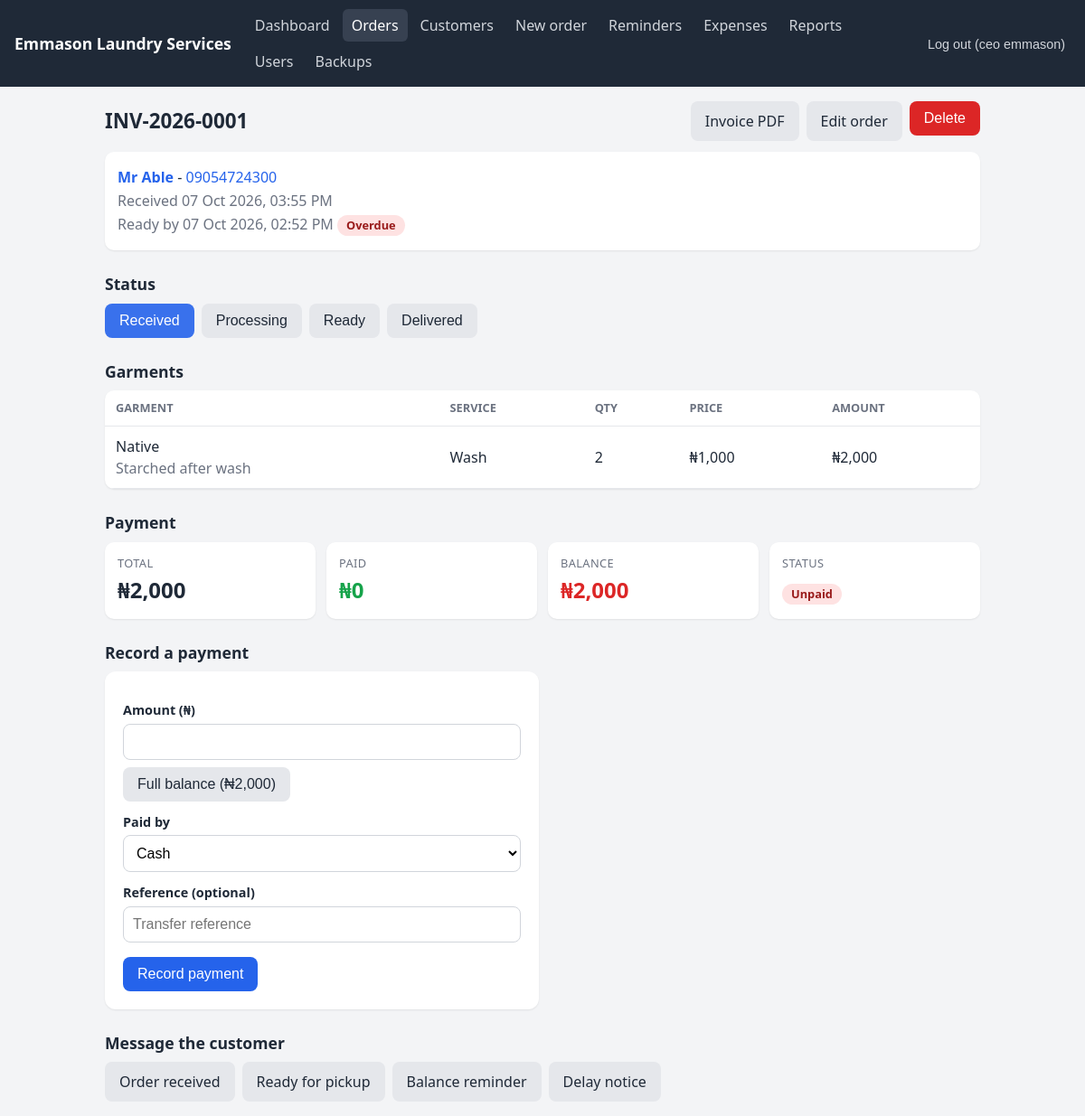
Page /app/orders/1 (signed in) on the committed database.
### app/models.py (models this page shows, shortened)
class User(Base):
     __tablename__ = "users"
     id = Column(Integer, primary_key=True)
     username = Column(String, unique=True, nullable=False)
     full_name = Column(String, nullable=False)
     password_hash = Column(String, nullable=False)
     role = Column(String, default="staff")        # admin or staff
     is_active = Column(Boolean, default=True)
     created_at = Column(DateTime, default=datetime.utcnow)

class Invoice(Base):
    __tablename__ = "invoices"
    id = Column(Integer, primary_key=True)
    order_id = Column(Integer, ForeignKey("orders.id"), unique=True, nullable=False)
    invoice_number = Column(String, unique=True, nullable=False)
    total = Column(Integer, nullable=False)       # naira
    created_at = Column(DateTime, default=datetime.utcnow)
    order = relationship("Order", back_populates="invoice")
    payments = relationship("Payment", back_populates="invoice", cascade="all, delete-orphan")

class Customer(Base):
    __tablename__ = "customers"
    id = Column(Integer, primary_key=True)
    name = Column(String, nullable=False)
    phone = Column(String, unique=True, nullable=False)
    address = Column(String)
    created_at = Column(DateTime, default=datetime.utcnow)
    orders = relationship("Order", back_populates="customer")

class Order(Base):
    __tablename__ = "orders"
    id = Column(Integer, primary_key=True)
    customer_id = Column(Integer, ForeignKey("customers.id"), nullable=False)
    status = Column(String, default="received")  # received, processing, ready, delivered
    due_date = Column(DateTime)
    created_at = Column(DateTime, default=datetime.utcnow)
    customer = relationship("Customer", back_populates="orders")
    items = relationship("OrderItem", back_populates="order", cascade="all, delete-orphan")
    invoice = relationship("Invoice", back_populates="order", uselist=False)

class OrderItem(Base):
    __tablename__ = "order_items"
    id = Column(Integer, primary_key=True)
    order_id = Column(Integer, ForeignKey("orders.id"), nullable=False)
    garment = Column(String, nullable=False)      # e.g. "Shirt", "Duvet", "Agbada"
    service = Column(String, nullable=False)      # wash, iron, wash_iron, dry_clean
    quantity = Column(Integer, default=1)
    unit_price = Column(Integer, nullable=False)  # naira
    notes = Column(String)                        # e.g. "stain on collar"
    order = relationship("Order", back_populates="items")

### app/routers/web_orders.py (the view)
@router.get("/app/orders/{order_id:int}")
def order_detail(request: Request, order_id: int, msg: str = "",
                 user=Depends(web_user), db: Session = Depends(get_db)):
    order = db.get(models.Order, order_id)
    if not order:
        raise HTTPException(404, "Order not found")
    return order_page(request, user, order, message=MESSAGES.get(msg))

### app/templates/order_detail.html (shortened to what this page needs)
{% extends "base.html" %}
{% block content %}
<div class="page-head">
  <h1>{{ invoice.invoice_number if invoice else "Order " ~ order.id }}</h1>
  <div class="actions" style="margin-top:0">
    {% if invoice %}
    <a class="btn secondary" href="/invoices/{{ invoice.invoice_number }}/pdf" target="_blank">Invoice PDF</a>
    {% endif %}
    {% if user.role == "admin" %}
    <a class="btn secondary" href="/app/orders/{{ order.id }}/edit">Edit order</a>
    <form method="post" action="/app/orders/{{ order.id }}/delete"
          onsubmit="return confirm('Delete this order, its invoice and all its payments? This cannot be undone.')">
      <button class="btn danger" type="submit">Delete</button>
    </form>
    {% endif %}
  </div>
</div>
<div class="card contact">
  <p><strong><a href="/app/customers/{{ order.customer.id }}">{{ order.customer.name }}</a></strong>
     - <a href="tel:{{ order.customer.phone }}">{{ order.customer.phone }}</a></p>
  <p class="muted">Received {{ order.created_at|watdt }}</p>
  <p class="muted">Ready by {{ order.due_date|dt if order.due_date else "not set" }}
    {% if is_overdue(order) %}<span class="badge unpaid">Overdue</span>{% endif %}</p>
</div>
<h2>Status</h2>
<form method="post" action="/app/orders/{{ order.id }}/status" class="status-row">
  {% for s in statuses %}
  <button name="status" value="{{ s }}" class="btn {{ '' if order.status == s else 'secondary' }}"
          {{ 'disabled' if order.status == s }}>{{ s|capitalize }}</button>
  {% endfor %}
</form>
<h2>Garments</h2>
<div class="table-wrap">
  <table>
    <thead><tr><th>Garment</th><th>Service</th><th>Qty</th><th>Price</th><th>Amount</th></tr></thead>
    <tbody>
      {% for i in order.items %}
      <tr>
        <td>{{ i.garment }}{% if i.notes %}<br><span class="muted">{{ i.notes }}</span>{% endif %}</td>
        <td>{{ service_labels.get(i.service, i.service) }}</td>
        <td>{{ i.quantity }}</td>
        <td>{{ i.unit_price|naira }}</td>
        <td>{{ (i.quantity * i.unit_price)|naira }}</td>
      </tr>
      {% endfor %}
    </tbody>
  </table>
</div>
{% if invoice %}
<h2>Payment</h2>
<div class="grid">
  <div class="card"><div class="label">Total</div><div class="value">{{ invoice.total|naira }}</div></div>
  <div class="card good"><div class="label">Paid</div><div class="value">{{ invoice.amount_paid|naira }}</div></div>
  <div class="card {{ 'warn' if invoice.balance > 0 else 'good' }}"><div class="label">Balance</div>
    <div class="value">{{ invoice.balance|naira }}</div></div>
  <div class="card"><div class="label">Status</div>
    <div class="value"><span class="badge {{ invoice.payment_status }}">{{ invoice.payment_status|replace("_", " ")|capitalize }}</span></div></div>
</div>
{% if invoice.balance > 0 %}
<h2>Record a payment</h2>
<div class="form-card">
  <form method="post" action="/app/orders/{{ order.id }}/payment">
    <label for="amount">Amount (₦)</label>
    <input id="amount" name="amount" type="number" min="1" max="{{ invoice.balance }}" step="1"
           inputmode="numeric" value="{{ form.amount }}" required>
    <div class="actions" style="margin-top:8px">
      <button type="button" class="btn secondary"
              onclick="document.getElementById('amount').value = { invoice, balance }">Full balance ({{ invoice.balance|naira }})</button>
    </div>
    <label for="method">Paid by</label>
    <select id="method" name="method">
      {% for key, label in methods %}
      <option value="{{ key }}" {{ 'selected' if form.method == key }}>{{ label }}</option>
      {% endfor %}
    </select>
    <label for="reference">Reference (optional)</label>
    <input id="reference" name="reference" value="{{ form.reference }}" placeholder="Transfer reference">
    <div class="actions"><button class="btn" type="submit">Record payment</button></div>
  </form>
</div>
<h2>Message the customer</h2>
<div class="actions" style="margin-top:0">
  <a class="btn secondary" href="/app/orders/{{ order.id }}/message/received">Order received</a>
  <a class="btn secondary" href="/app/orders/{{ order.id }}/message/ready">Ready for pickup</a>
  {% if invoice and invoice.balance > 0 %}
  <a class="btn secondary" href="/app/orders/{{ order.id }}/message/balance">Balance reminder</a>
  {% endif %}
  <a class="btn secondary" href="/app/orders/{{ order.id }}/message/delayed">Delay notice</a>
</div>
{% set log = order_log(order.id) %}
{% endif %}
{% endif %}
{% endblock %}

### app/templates/base.html (shortened to what this page needs)
<!doctype html>
<html lang="en">
<head>
  <link rel="stylesheet" href="/static/style.css">
</head>
<body>
  <header class="topbar">
    <a class="brand" href="/app">{{ business }}</a>
        <nav>
      <a href="/app" class="{{ 'active' if page == 'dashboard' }}">Dashboard</a>
      <a href="/app/orders" class="{{ 'active' if page == 'orders' }}">Orders</a>
      <a href="/app/customers" class="{{ 'active' if page == 'customers' }}">Customers</a>
      <a href="/app/orders/new" class="{{ 'active' if page == 'new_order' }}">New order</a>
      <a href="/app/reminders" class="{{ 'active' if page == 'reminders' }}">Reminders</a>
      {% if user.role == "admin" %}
      <a href="/app/expenses" class="{{ 'active' if page == 'expenses' }}">Expenses</a>
      <a href="/app/reports" class="{{ 'active' if page == 'reports' }}">Reports</a>
      <a href="/app/users" class="{{ 'active' if page == 'users' }}">Users</a>
      <a href="/app/backups" class="{{ 'active' if page == 'backups' }}">Backups</a>
      {% endif %}
    </nav>
    <form method="post" action="/logout">
      <button class="link">Log out ({{ user.username }})</button>
    </form>
  </header>
  <main>
    {% block content %}{% endblock %}
  </main>
</body>
</html>

### app/static/style.css (style rules this page uses)
* { box-sizing: border-box; }
body { margin: 0; font-family: system-ui, -apple-system, "Segoe UI", Roboto, sans-serif; background: #f3f4f6; color: #1f2937; line-height: 1.5; }
a { color: #2563eb; text-decoration: none; }
.topbar { background: #1f2937; color: #fff; padding: 10px 16px; display: flex; flex-wrap: wrap; align-items: center; gap: 8px 16px; }
.topbar .brand { color: #fff; font-weight: 700; font-size: 1.1rem; }
.topbar nav { display: flex; flex-wrap: wrap; gap: 4px; flex: 1; }
.topbar nav a { color: #d1d5db; padding: 6px 10px; border-radius: 6px; }
.topbar nav a.active, .topbar nav a:hover { background: #374151; color: #fff; }
.topbar form { margin: 0; }
button.link { background: none; border: 0; color: #d1d5db; cursor: pointer; font-size: .9rem; }
main { max-width: 1000px; margin: 0 auto; padding: 16px; }
h1 { font-size: 1.4rem; margin: 8px 0 16px; }
h2 { font-size: 1.1rem; margin: 24px 0 8px; }
.grid { display: grid; gap: 12px; grid-template-columns: repeat(auto-fit, minmax(150px, 1fr)); }
.card { background: #fff; border-radius: 10px; padding: 14px; box-shadow: 0 1px 2px rgba(0,0,0,.08); }
.card .label { font-size: .8rem; color: #6b7280; text-transform: uppercase; letter-spacing: .03em; }
.card .value { font-size: 1.5rem; font-weight: 700; margin-top: 2px; }
.card.warn .value { color: #dc2626; }
.card.good .value { color: #16a34a; }
.btn { display: inline-block; background: #2563eb; color: #fff; border: 0; border-radius: 8px; padding: 10px 16px; font-size: 1rem; cursor: pointer; }
.btn.secondary { background: #e5e7eb; color: #1f2937; }
.btn.danger { background: #dc2626; }
input, select, textarea { width: 100%; padding: 10px; border: 1px solid #d1d5db; border-radius: 8px; font-size: 1rem; background: #fff; }
label { display: block; font-size: .9rem; font-weight: 600; margin: 12px 0 4px; }
.table-wrap { overflow-x: auto; background: #fff; border-radius: 10px; box-shadow: 0 1px 2px rgba(0,0,0,.08); }
table { width: 100%; border-collapse: collapse; }
th, td { text-align: left; padding: 10px 12px; border-bottom: 1px solid #e5e7eb; white-space: nowrap; }
th { font-size: .8rem; color: #6b7280; text-transform: uppercase; }
.badge { display: inline-block; padding: 2px 10px; border-radius: 999px; font-size: .8rem; font-weight: 600; }
.badge.unpaid { background: #fee2e2; color: #991b1b; }
.page-head { display: flex; justify-content: space-between; align-items: center; flex-wrap: wrap; gap: 8px; margin-bottom: 12px; }
.page-head h1 { margin: 0; }
.muted { color: #6b7280; }
.actions { display: flex; gap: 8px; flex-wrap: wrap; margin-top: 16px; }
.form-card { max-width: 480px; background: #fff; padding: 20px; border-radius: 12px; box-shadow: 0 1px 2px rgba(0,0,0,.08); }
.contact p { margin: 2px 0; }
.status-row { display: flex; flex-wrap: wrap; gap: 8px; }
.status-row .btn[disabled] { opacity: .9; cursor: default; }
.actions form { margin: 0; }

### rows in the picture
User: username "ceo emmason"
Invoice: invoice_number "INV-2026-0001", total|naira "₦2,000", balance|naira "₦2,000"
Customer: customer.name "Mr Able", customer.phone "09054724300"
Order: created_at|watdt "07 Oct 2026, 03:55 PM", due_date|dt "07 Oct 2026, 02:52 PM"
OrderItem: garment "Native", notes "Starched after wash", get "Wash", quantity "2", unit_price|naira "₦1,000", (i.quantity*i.unit_price)|naira "₦2,000"

### other values in the picture
{{ business }} "Emmason Laundry Services"
{{ s|capitalize }} "Received" "Processing" "Ready" "Delivered"
{{ invoice.amount_paid|naira }} "₦0"
{{ invoice.payment_status|replace("_", " ")|capitalize }} "Unpaid"
form field method "Cash"
